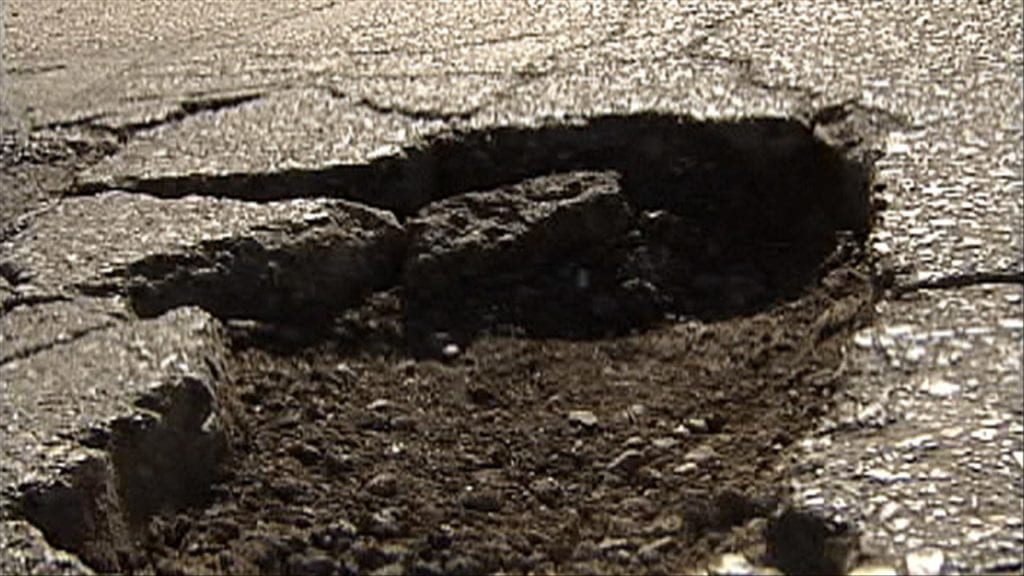
#> input picture Training_1/images/test/600.jpg, 1024 x 576 px, given in place of video_1.mp4, which was not available
$ python lane_detection.py
#> lines starting #> are read from the running program, lines starting #| are printed output that depends on the picture; after the words box and inside, x2 and y2 are one past the last pixel; in counts of white or black regions, pixels touching at a corner belong together; pictures that were not available may be replaced by others from this repository, and a replacement may not be noted
import cv2
import time,os,sys
import numpy as np
import concurrent.futures
from threading import Timer, Event

kernel1 = np.ones((3,3),np.uint8)
##cap = cv2.VideoCapture("I:\\Minor_Project\\Workflow\\demo\\video.mp4")

cap = cv2.VideoCapture("I://Minor_Project//Workflow//demo//video_1.mp4")


ret,frame=cap.read()
#> frame is the input picture: shape (576, 1024, 3); mean B, G, R 81.8, 92.9, 102.5
height,width = frame.shape[:2]
#> height = 576; width = 1024
mask=np.full_like(frame,255)
mask[:340,:]=0
mask[height-60:height,:]=0
mask=mask[:,:,2]

half=width/2
#> half = 512

#BL,BR,TL,TR
# coordinates={"BL":[0,height],"BR":[width,height],"TL":[0,340],"TR":[width,340]}

coordinates=np.array(([[[0,height-40],[width,height-40],[0,340],[width,340]]]),dtype="int32")

coordinates2=np.copy(coordinates)


def roi(image,coordinates):
	mask=np.zeros(image.shape,dtype='uint8')

	cv2.fillPoly(mask,coordinates,255)
	masked_image = cv2.bitwise_and(image,mask)
	return masked_image


def slope(x1,y1,x2,y2):
	return ((y2-y1)/(x2-x1))

def draw_lines(image,lines,image2):
	try:
		for line in lines:
			coords=line[0]
			m=slope(coords[0],coords[1],coords[2],coords[3])
			if m==0:
				return
			if (coords[1] and coords[3])>345:
				try:
					x=int(coords[0]+((340-coords[1])/m)) #y=0
					x1=int(coords[0]+((height-coords[1])/m)) #y=height
					if x<0 or x1<0:
						return
					if x>width or x1>width:
						return
				except OverflowError as e:
					return
				if m<0: #Left side line
					if coordinates[0][2][0]<=x:
						coordinates[0][2][0]=x

					if coordinates[0][0][0]<x1:
						coordinates[0][0][0]=x1

				if m>0: #right side line
					if coordinates[0][3][0]>=x:
						coordinates[0][3][0]=x

					if coordinates[0][1][0]>x1:
						coordinates[0][1][0]=x1

				# cv2.line(image,(x,320),(x1,height),[0,255,0],2)

				# image=cv2.circle(image,(x,320),50,(255,255,255),5)
				# image=cv2.circle(image,(x1,height),50,(255,255,255),5)
			else:
				continue
	except TypeError as  e:
		# print(e)
		pass


def reset():
	if not done.is_set():
		print("Clearing coordinates")
		coordinates=coordinates2
		Timer(10, reset).start()

done = Event()

Timer(10, reset).start()


if __name__=='__main__':
#Loop to acess the video feed
	while True:
		last_time=time.time()
		ret,frame=cap.read()
		frame_cvt=cv2.cvtColor(frame,cv2.COLOR_BGR2GRAY)
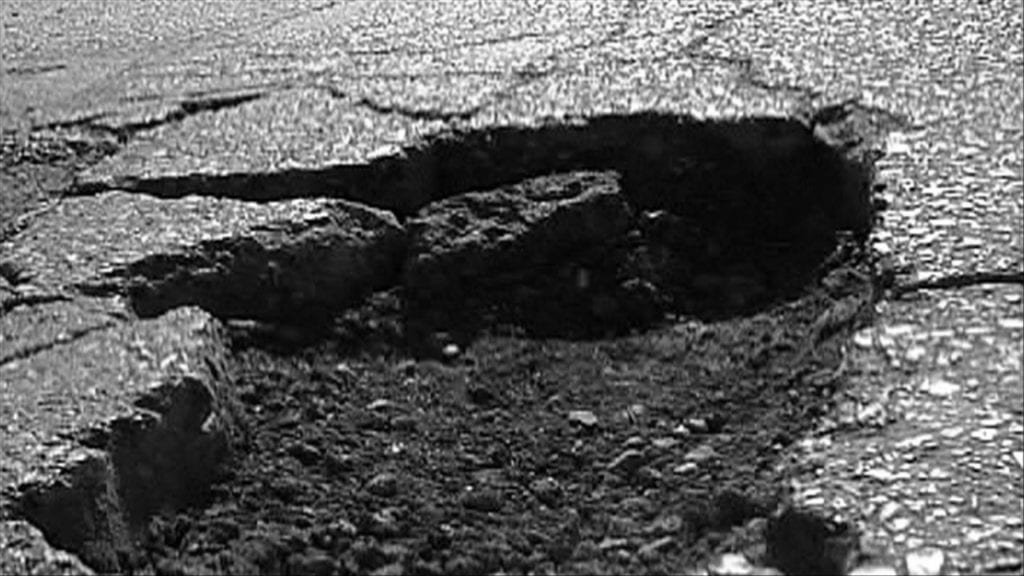
#> frame_cvt: shape (576, 1024); min 0, max 255, mean 94.5
		frame_cvt2=np.copy(frame_cvt)
		frame_cvt=cv2.bitwise_and(frame_cvt,frame_cvt,mask=mask)
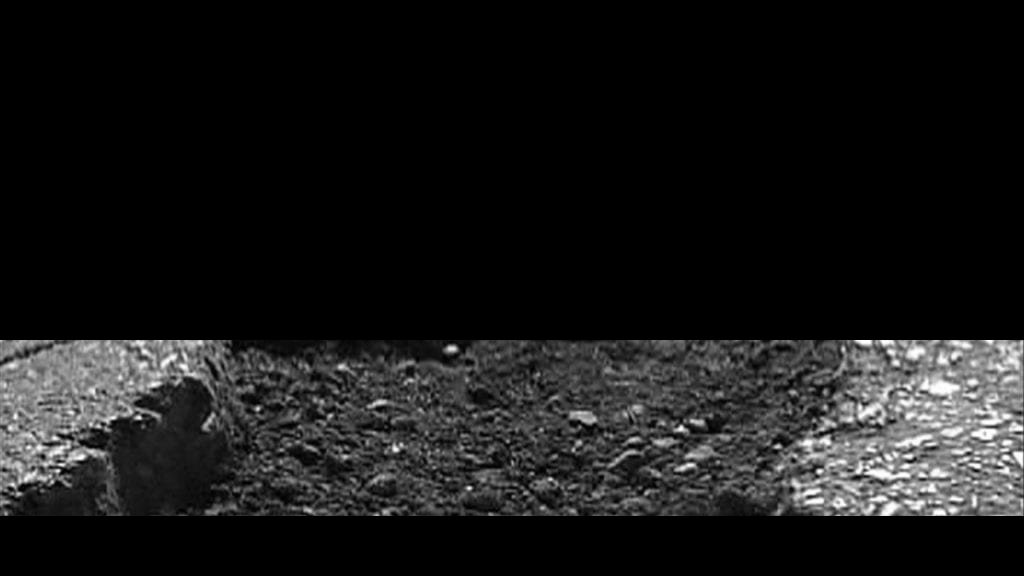
#> frame_cvt: shape (576, 1024); min 0, max 255, mean 24.9
		frame_cvt=cv2.GaussianBlur(frame_cvt,(3,3),0)
		edges = cv2.Canny(frame_cvt,86,270) #found out using hit and try using the sliders , need some fine tuning
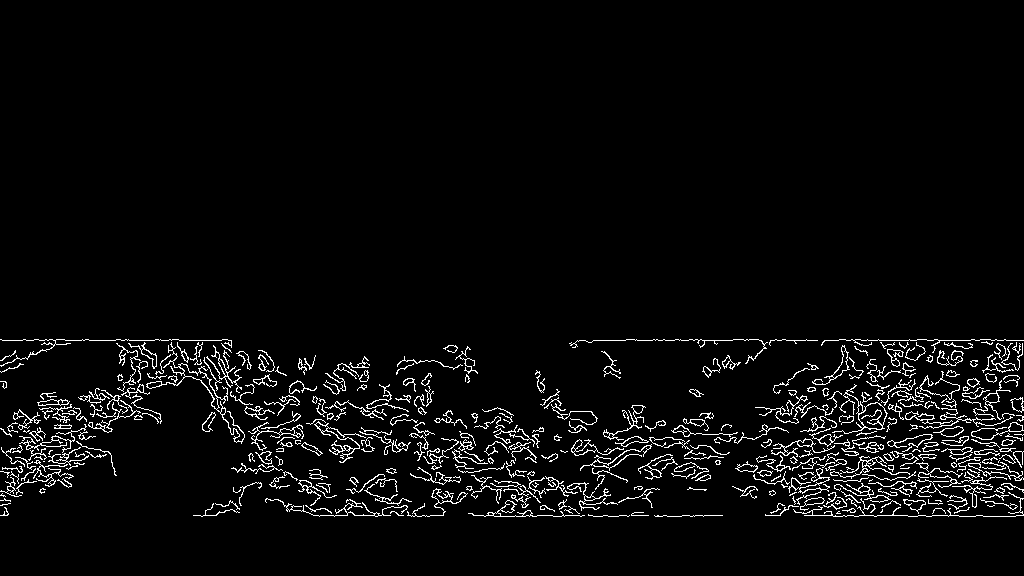
#> edges: shape (576, 1024); 4% white in thin lines or dots, all inside (x1, y1, x2, y2) = (0, 339, 1024, 517)
		# edges = cv2.Canny(frame_cvt,90,180)
		#these parameters need tu be fine tuned
		lines = cv2.HoughLinesP(edges,10,np.pi/180,100,np.array([]),170,5)
#> lines = None

		draw_lines(frame_cvt,lines,frame_cvt2)
		# for a in coordinates[0]:
		# 	image=cv2.circle(frame_cvt,(a[0],a[1]),25,(255,255,255),5)


		temp=roi(edges,coordinates)
#> in roi, `cv2.fillPoly(mask,coordinates,255)`:
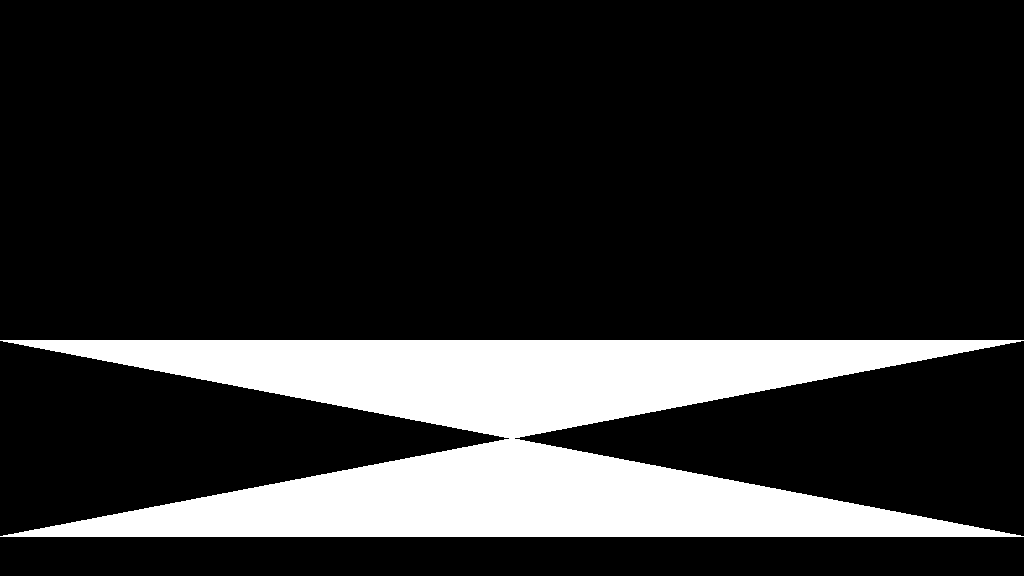
#> mask: shape (576, 1024); 17.3% white; 1 white region, box (x1, y1, x2, y2) and area: (0, 340, 1024, 537) 102298
#> in roi, `masked_image = cv2.bitwise_and(image,mask)`:
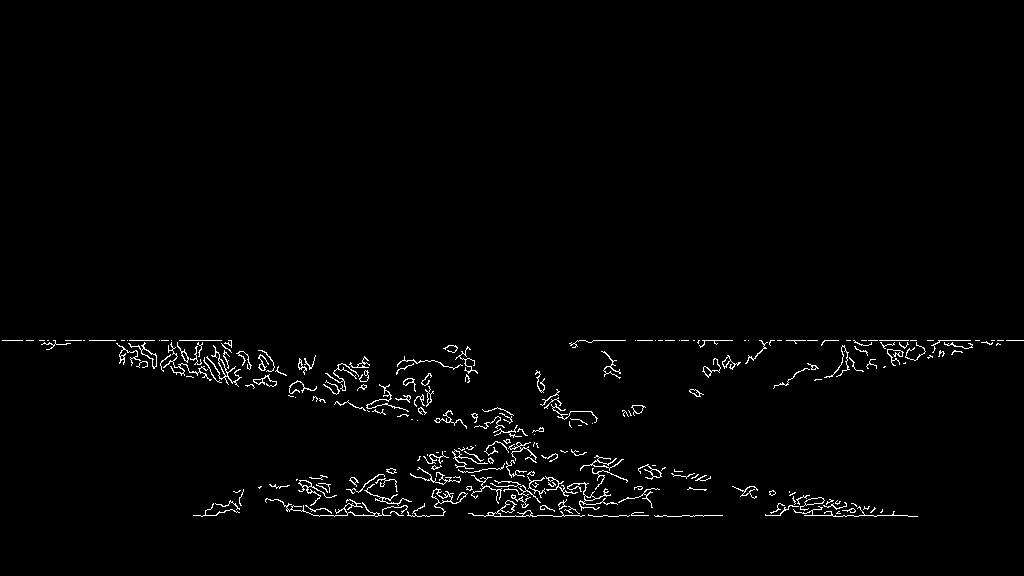
#> masked_image: shape (576, 1024); 1.5% white in thin lines or dots, all inside (x1, y1, x2, y2) = (2, 340, 1024, 517)

		contours,hierarchy = cv2.findContours(temp,cv2.RETR_TREE,cv2.CHAIN_APPROX_NONE)
#> contours = 280 contours, 217 with area under 20; largest, box (x1, y1, x2, y2) and area: (468, 500, 585, 517) 190, (407, 488, 468, 517) 148, (128, 342, 157, 369) 128, (206, 345, 242, 387) 112, (432, 489, 452, 504) 105


		# [13 lines of commented-out code are left out]

		contour_list = []
		for contour in contours:
			approx = cv2.approxPolyDP(contour,0.02*cv2.arcLength(contour,True),True)
			area = cv2.contourArea(contour)
			if ((len(approx) >10 ) & (len(approx) < 30) & (area > 20) ):
				contour_list.append(contour)
#> this loop made 280 passes
#> area on passes 7, 21, 22: 20, 190.5, 21
#> after the loop, contour_list = 26 contours; largest, box (x1, y1, x2, y2) and area: (407, 488, 468, 517) 148, (128, 342, 157, 369) 128, (432, 489, 452, 504) 105, (500, 500, 515, 513) 95, (298, 480, 337, 506) 86

		cv2.drawContours(frame_cvt2, contour_list,  -1, (255,0,0), 2)
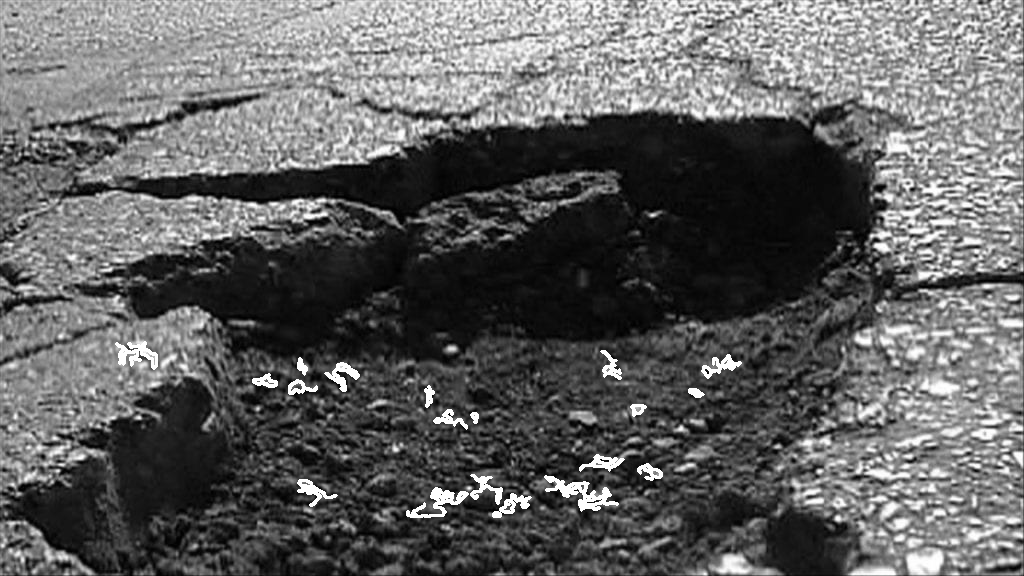
#> frame_cvt2: shape (576, 1024); 1.08% of pixels changed, all inside (x1, y1, x2, y2) = (115, 341, 742, 518)

		cv2.imshow("frame_cvt",frame_cvt)
		cv2.imshow("frame_cvt2",frame_cvt2)
		cv2.imshow("temp",temp)
		fps=1.0/(time.time()-last_time)
		print("FPS =",fps)
		last_time=time.time()
		if cv2.waitKey(25) & 0xFF == ord('q'):
#> (key q is pressed here)
			cv2.destroyAllWindows()
			break

	done.set()
